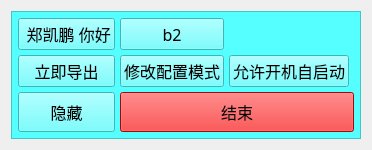
      <widget class="QWidget" name="tab_Debug">
       <attribute name="title">
        <string>调试</string>
       </attribute>
       <layout class="QVBoxLayout" name="verticalLayout_2">
        <item>
         <widget class="QFrame" name="frame_button">
          <property name="sizePolicy">
           <sizepolicy hsizetype="Preferred" vsizetype="Fixed">
            <horstretch>0</horstretch>
            <verstretch>0</verstretch>
           </sizepolicy>
          </property>
          <property name="maximumSize">
           <size>
            <width>16777215</width>
            <height>16777215</height>
           </size>
          </property>
          <property name="palette">
           <palette>
            <active>
             <colorrole role="WindowText">
              <brush brushstyle="SolidPattern">
               <color alpha="255">
                <red>0</red>
                <green>0</green>
                <blue>0</blue>
               </color>
              </brush>
             </colorrole>
             <colorrole role="Button">
              <brush brushstyle="SolidPattern">
               <color alpha="255">
                <red>85</red>
                <green>255</green>
                <blue>255</blue>
               </color>
              </brush>
             </colorrole>
             <colorrole role="Light">
              <brush brushstyle="SolidPattern">
               <color alpha="255">
                <red>213</red>
                <green>255</green>
                <blue>255</blue>
               </color>
              </brush>
             </colorrole>
             <colorrole role="Midlight">
              <brush brushstyle="SolidPattern">
               <color alpha="255">
                <red>149</red>
                <green>255</green>
                <blue>255</blue>
               </color>
              </brush>
             </colorrole>
             <colorrole role="Dark">
              <brush brushstyle="SolidPattern">
               <color alpha="255">
                <red>42</red>
                <green>127</green>
                <blue>127</blue>
               </color>
              </brush>
             </colorrole>
             <colorrole role="Mid">
              <brush brushstyle="SolidPattern">
               <color alpha="255">
                <red>56</red>
                <green>170</green>
                <blue>170</blue>
               </color>
              </brush>
             </colorrole>
             <colorrole role="Text">
              <brush brushstyle="SolidPattern">
               <color alpha="255">
                <red>0</red>
                <green>0</green>
                <blue>0</blue>
               </color>
              </brush>
             </colorrole>
             <colorrole role="BrightText">
              <brush brushstyle="SolidPattern">
               <color alpha="255">
                <red>255</red>
                <green>255</green>
                <blue>255</blue>
               </color>
              </brush>
             </colorrole>
             <colorrole role="ButtonText">
              <brush brushstyle="SolidPattern">
               <color alpha="255">
                <red>0</red>
                <green>0</green>
                <blue>0</blue>
               </color>
              </brush>
             </colorrole>
             <colorrole role="Base">
              <brush brushstyle="SolidPattern">
               <color alpha="255">
                <red>255</red>
                <green>255</green>
                <blue>255</blue>
               </color>
              </brush>
             </colorrole>
             <colorrole role="Window">
              <brush brushstyle="SolidPattern">
               <color alpha="255">
                <red>85</red>
                <green>255</green>
                <blue>255</blue>
               </color>
              </brush>
             </colorrole>
             <colorrole role="Shadow">
              <brush brushstyle="SolidPattern">
               <color alpha="255">
                <red>0</red>
                <green>0</green>
                <blue>0</blue>
               </color>
              </brush>
             </colorrole>
             <colorrole role="AlternateBase">
              <brush brushstyle="SolidPattern">
               <color alpha="255">
                <red>170</red>
                <green>255</green>
                <blue>255</blue>
               </color>
              </brush>
             </colorrole>
             <colorrole role="ToolTipBase">
              <brush brushstyle="SolidPattern">
               <color alpha="255">
                <red>255</red>
                <green>255</green>
                <blue>220</blue>
               </color>
              </brush>
             </colorrole>
             <colorrole role="ToolTipText">
              <brush brushstyle="SolidPattern">
               <color alpha="255">
                <red>0</red>
                <green>0</green>
                <blue>0</blue>
               </color>
              </brush>
             </colorrole>
            </active>
            <inactive>
             <colorrole role="WindowText">
              <brush brushstyle="SolidPattern">
               <color alpha="255">
                <red>0</red>
                <green>0</green>
                <blue>0</blue>
               </color>
              </brush>
             </colorrole>
             <colorrole role="Button">
              <brush brushstyle="SolidPattern">
               <color alpha="255">
                <red>85</red>
                <green>255</green>
                <blue>255</blue>
               </color>
              </brush>
             </colorrole>
             <colorrole role="Light">
              <brush brushstyle="SolidPattern">
               <color alpha="255">
                <red>213</red>
                <green>255</green>
                <blue>255</blue>
               </color>
              </brush>
             </colorrole>
             <colorrole role="Midlight">
              <brush brushstyle="SolidPattern">
               <color alpha="255">
                <red>149</red>
                <green>255</green>
                <blue>255</blue>
               </color>
              </brush>
             </colorrole>
             <colorrole role="Dark">
              <brush brushstyle="SolidPattern">
               <color alpha="255">
                <red>42</red>
                <green>127</green>
                <blue>127</blue>
               </color>
              </brush>
             </colorrole>
             <colorrole role="Mid">
              <brush brushstyle="SolidPattern">
               <color alpha="255">
                <red>56</red>
                <green>170</green>
                <blue>170</blue>
               </color>
              </brush>
             </colorrole>
             <colorrole role="Text">
              <brush brushstyle="SolidPattern">
               <color alpha="255">
                <red>0</red>
                <green>0</green>
                <blue>0</blue>
               </color>
              </brush>
             </colorrole>
             <colorrole role="BrightText">
              <brush brushstyle="SolidPattern">
               <color alpha="255">
                <red>255</red>
                <green>255</green>
                <blue>255</blue>
               </color>
              </brush>
             </colorrole>
             <colorrole role="ButtonText">
              <brush brushstyle="SolidPattern">
               <color alpha="255">
                <red>0</red>
                <green>0</green>
                <blue>0</blue>
               </color>
              </brush>
             </colorrole>
             <colorrole role="Base">
              <brush brushstyle="SolidPattern">
               <color alpha="255">
                <red>255</red>
                <green>255</green>
                <blue>255</blue>
               </color>
              </brush>
             </colorrole>
             <colorrole role="Window">
              <brush brushstyle="SolidPattern">
               <color alpha="255">
                <red>85</red>
                <green>255</green>
                <blue>255</blue>
               </color>
              </brush>
             </colorrole>
             <colorrole role="Shadow">
              <brush brushstyle="SolidPattern">
               <color alpha="255">
                <red>0</red>
                <green>0</green>
                <blue>0</blue>
               </color>
              </brush>
             </colorrole>
             <colorrole role="AlternateBase">
              <brush brushstyle="SolidPattern">
               <color alpha="255">
                <red>170</red>
                <green>255</green>
                <blue>255</blue>
               </color>
              </brush>
             </colorrole>
             <colorrole role="ToolTipBase">
              <brush brushstyle="SolidPattern">
               <color alpha="255">
                <red>255</red>
                <green>255</green>
                <blue>220</blue>
               </color>
              </brush>
             </colorrole>
             <colorrole role="ToolTipText">
              <brush brushstyle="SolidPattern">
               <color alpha="255">
                <red>0</red>
                <green>0</green>
                <blue>0</blue>
               </color>
              </brush>
             </colorrole>
            </inactive>
            <disabled>
             <colorrole role="WindowText">
              <brush brushstyle="SolidPattern">
               <color alpha="255">
                <red>42</red>
                <green>127</green>
                <blue>127</blue>
               </color>
              </brush>
             </colorrole>
             <colorrole role="Button">
              <brush brushstyle="SolidPattern">
               <color alpha="255">
                <red>85</red>
                <green>255</green>
                <blue>255</blue>
               </color>
              </brush>
             </colorrole>
             <colorrole role="Light">
              <brush brushstyle="SolidPattern">
               <color alpha="255">
                <red>213</red>
                <green>255</green>
                <blue>255</blue>
               </color>
              </brush>
             </colorrole>
             <colorrole role="Midlight">
              <brush brushstyle="SolidPattern">
               <color alpha="255">
                <red>149</red>
                <green>255</green>
                <blue>255</blue>
               </color>
              </brush>
             </colorrole>
             <colorrole role="Dark">
              <brush brushstyle="SolidPattern">
               <color alpha="255">
                <red>42</red>
                <green>127</green>
                <blue>127</blue>
               </color>
              </brush>
             </colorrole>
             <colorrole role="Mid">
              <brush brushstyle="SolidPattern">
               <color alpha="255">
                <red>56</red>
                <green>170</green>
                <blue>170</blue>
               </color>
              </brush>
             </colorrole>
             <colorrole role="Text">
              <brush brushstyle="SolidPattern">
               <color alpha="255">
                <red>42</red>
                <green>127</green>
                <blue>127</blue>
               </color>
              </brush>
             </colorrole>
             <colorrole role="BrightText">
              <brush brushstyle="SolidPattern">
               <color alpha="255">
                <red>255</red>
                <green>255</green>
                <blue>255</blue>
               </color>
              </brush>
             </colorrole>
             <colorrole role="ButtonText">
              <brush brushstyle="SolidPattern">
               <color alpha="255">
                <red>42</red>
                <green>127</green>
                <blue>127</blue>
               </color>
              </brush>
             </colorrole>
             <colorrole role="Base">
              <brush brushstyle="SolidPattern">
               <color alpha="255">
                <red>85</red>
                <green>255</green>
                <blue>255</blue>
               </color>
              </brush>
             </colorrole>
             <colorrole role="Window">
              <brush brushstyle="SolidPattern">
               <color alpha="255">
                <red>85</red>
                <green>255</green>
                <blue>255</blue>
               </color>
              </brush>
             </colorrole>
             <colorrole role="Shadow">
              <brush brushstyle="SolidPattern">
               <color alpha="255">
                <red>0</red>
                <green>0</green>
                <blue>0</blue>
               </color>
              </brush>
             </colorrole>
             <colorrole role="AlternateBase">
              <brush brushstyle="SolidPattern">
               <color alpha="255">
                <red>85</red>
                <green>255</green>
                <blue>255</blue>
               </color>
              </brush>
             </colorrole>
             <colorrole role="ToolTipBase">
              <brush brushstyle="SolidPattern">
               <color alpha="255">
                <red>255</red>
                <green>255</green>
                <blue>220</blue>
               </color>
              </brush>
             </colorrole>
             <colorrole role="ToolTipText">
              <brush brushstyle="SolidPattern">
               <color alpha="255">
                <red>0</red>
                <green>0</green>
                <blue>0</blue>
               </color>
              </brush>
             </colorrole>
            </disabled>
           </palette>
          </property>
          <property name="autoFillBackground">
           <bool>true</bool>
          </property>
          <property name="styleSheet">
           <string notr="true"/>
          </property>
          <property name="locale">
           <locale language="C" country="AnyCountry"/>
          </property>
          <property name="frameShape">
           <enum>QFrame::StyledPanel</enum>
          </property>
          <property name="frameShadow">
           <enum>QFrame::Raised</enum>
          </property>
          <layout class="QGridLayout" name="gridLayout">
           <property name="leftMargin">
            <number>5</number>
           </property>
           <property name="topMargin">
            <number>5</number>
           </property>
           <property name="rightMargin">
            <number>5</number>
           </property>
           <property name="bottomMargin">
            <number>5</number>
           </property>
           <property name="spacing">
            <number>5</number>
           </property>
           <item row="0" column="0" colspan="2">
            <layout class="QGridLayout" name="gridLayout_button">
             <property name="leftMargin">
              <number>1</number>
             </property>
             <property name="topMargin">
              <number>1</number>
             </property>
             <property name="rightMargin">
              <number>1</number>
             </property>
             <property name="bottomMargin">
              <number>1</number>
             </property>
             <property name="spacing">
              <number>5</number>
             </property>
             <item row="3" column="0">
              <widget class="QPushButton" name="pushButton_hide">
               <property name="sizePolicy">
                <sizepolicy hsizetype="Preferred" vsizetype="Preferred">
                 <horstretch>0</horstretch>
                 <verstretch>0</verstretch>
                </sizepolicy>
               </property>
               <property name="minimumSize">
                <size>
                 <width>0</width>
                 <height>40</height>
                </size>
               </property>
               <property name="maximumSize">
                <size>
                 <width>16777215</width>
                 <height>50</height>
                </size>
               </property>
               <property name="font">
                <font>
                 <family>宋体</family>
                 <pointsize>12</pointsize>
                </font>
               </property>
               <property name="text">
                <string>隐藏</string>
               </property>
              </widget>
             </item>
             <item row="3" column="1" colspan="3">
              <widget class="QPushButton" name="pushButton_end">
               <property name="sizePolicy">
                <sizepolicy hsizetype="Preferred" vsizetype="Preferred">
                 <horstretch>0</horstretch>
                 <verstretch>0</verstretch>
                </sizepolicy>
               </property>
               <property name="minimumSize">
                <size>
                 <width>0</width>
                 <height>40</height>
                </size>
               </property>
               <property name="maximumSize">
                <size>
                 <width>16777215</width>
                 <height>50</height>
                </size>
               </property>
               <property name="font">
                <font>
                 <family>宋体</family>
                 <pointsize>12</pointsize>
                </font>
               </property>
               <property name="autoFillBackground">
                <bool>false</bool>
               </property>
               <property name="styleSheet">
                <string notr="true">background-color: rgb(255, 0, 0);</string>
               </property>
               <property name="text">
                <string>结束</string>
               </property>
              </widget>
             </item>
             <item row="2" column="1">
              <widget class="QPushButton" name="openConfig">
               <property name="sizePolicy">
                <sizepolicy hsizetype="Preferred" vsizetype="Preferred">
                 <horstretch>0</horstretch>
                 <verstretch>0</verstretch>
                </sizepolicy>
               </property>
               <property name="minimumSize">
                <size>
                 <width>0</width>
                 <height>30</height>
                </size>
               </property>
               <property name="maximumSize">
                <size>
                 <width>16777215</width>
                 <height>50</height>
                </size>
               </property>
               <property name="font">
                <font>
                 <pointsize>12</pointsize>
                </font>
               </property>
               <property name="toolTip">
                <string>启动后可以修改大小和位置了</string>
               </property>
               <property name="text">
                <string>修改配置模式</string>
               </property>
              </widget>
             </item>
             <item row="2" column="0">
              <widget class="QPushButton" name="pushButton_save">
               <property name="sizePolicy">
                <sizepolicy hsizetype="Preferred" vsizetype="Preferred">
                 <horstretch>0</horstretch>
                 <verstretch>0</verstretch>
                </sizepolicy>
               </property>
               <property name="minimumSize">
                <size>
                 <width>0</width>
                 <height>30</height>
                </size>
               </property>
               <property name="maximumSize">
                <size>
                 <width>16777215</width>
                 <height>50</height>
                </size>
               </property>
               <property name="font">
                <font>
                 <family>宋体</family>
                 <pointsize>12</pointsize>
                </font>
               </property>
               <property name="toolTip">
                <string>默认编辑5分钟后自动导出</string>
               </property>
               <property name="text">
                <string>立即导出</string>
               </property>
              </widget>
             </item>
             <item row="2" column="2">
              <widget class="QPushButton" name="autoRun">
               <property name="sizePolicy">
                <sizepolicy hsizetype="Preferred" vsizetype="Preferred">
                 <horstretch>0</horstretch>
                 <verstretch>0</verstretch>
                </sizepolicy>
               </property>
               <property name="minimumSize">
                <size>
                 <width>0</width>
                 <height>30</height>
                </size>
               </property>
               <property name="maximumSize">
                <size>
                 <width>16777215</width>
                 <height>50</height>
                </size>
               </property>
               <property name="font">
                <font>
                 <pointsize>12</pointsize>
                </font>
               </property>
               <property name="toolTip">
                <string>win10-任务管理器中查看</string>
               </property>
               <property name="text">
                <string>允许开机自启动</string>
               </property>
              </widget>
             </item>
             <item row="1" column="0">
              <widget class="QPushButton" name="b1">
               <property name="sizePolicy">
                <sizepolicy hsizetype="Preferred" vsizetype="Preferred">
                 <horstretch>0</horstretch>
                 <verstretch>0</verstretch>
                </sizepolicy>
               </property>
               <property name="minimumSize">
                <size>
                 <width>0</width>
                 <height>30</height>
                </size>
               </property>
               <property name="maximumSize">
                <size>
                 <width>16777215</width>
                 <height>50</height>
                </size>
               </property>
               <property name="font">
                <font>
                 <pointsize>12</pointsize>
                </font>
               </property>
               <property name="text">
                <string> 郑凯鹏 你好</string>
               </property>
              </widget>
             </item>
             <item row="1" column="1">
              <widget class="QPushButton" name="b2">
               <property name="sizePolicy">
                <sizepolicy hsizetype="Preferred" vsizetype="Preferred">
                 <horstretch>0</horstretch>
                 <verstretch>0</verstretch>
                </sizepolicy>
               </property>
               <property name="minimumSize">
                <size>
                 <width>0</width>
                 <height>30</height>
                </size>
               </property>
               <property name="maximumSize">
                <size>
                 <width>16777215</width>
                 <height>50</height>
                </size>
               </property>
               <property name="font">
                <font>
                 <family>宋体</family>
                 <pointsize>12</pointsize>
                </font>
               </property>
               <property name="text">
                <string>b2</string>
               </property>
              </widget>
             </item>
            </layout>
           </item>
          </layout>
         </widget>
        </item>
        <item>
         <layout class="QHBoxLayout" name="horizontalLayoutShow"/>
        </item>
       </layout>
      </widget>
